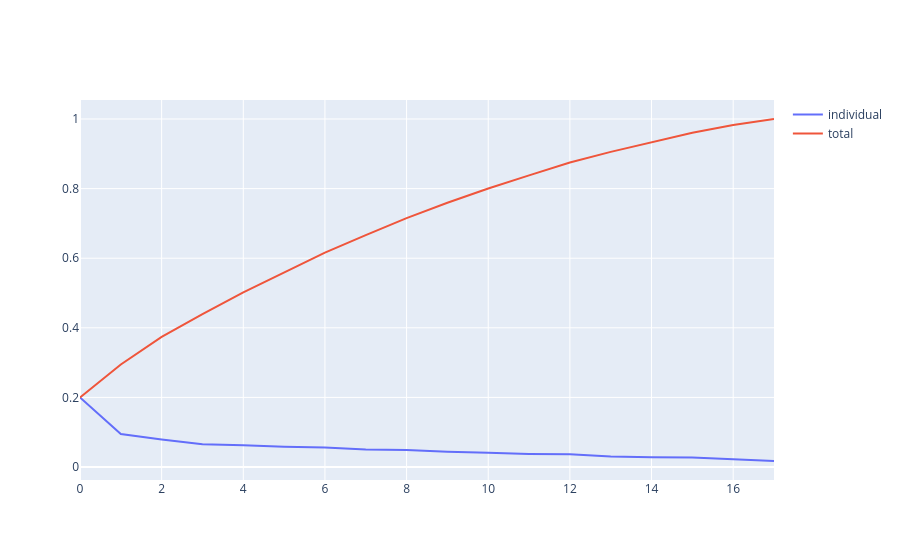

Here is the notebook cell this chart was saved with:
### Markdown cell above
Indeed they are.  It looks like the first principal component explains about 20% of the variability, the second explains about 9%, and so on.  Let's plot these.  In addition, let's plot the total variability explained by a component or earlier - meaning, what variability is explained in total by the first component, then the first two components together, then the first three components together, etc.

### Code cell
import plotly.graph_objects as go
trace1=go.Scatter(y=pca.explained_variance_ratio_,mode='lines',name='individual')
totalexplained=[sum(pca.explained_variance_ratio_[:i]) for i in range(1,19)]
trace2=go.Scatter(y=totalexplained,mode='lines',name='total')
fig=go.Figure(data=[trace1,trace2])
fig.show()

### Figure 1 — Plotly figure (JSON) as saved in the notebook; plotly's stock layout.template omitted (floating-point values rounded to 4 significant figures)
{"data": [{"mode": "lines", "name": "individual", "type": "scatter", "y": [0.1998, 0.0949, 0.07941, 0.06544, 0.06222, 0.05796, 0.05622, 0.0503, 0.0491, 0.04396, 0.04109, 0.03773, 0.03684, 0.03054, 0.02784, 0.02709, 0.02228, 0.01731]}, {"mode": "lines", "name": "total", "type": "scatter", "y": [0.1998, 0.2947, 0.3741, 0.4395, 0.5017, 0.5597, 0.6159, 0.6662, 0.7153, 0.7593, 0.8004, 0.8381, 0.8749, 0.9055, 0.9333, 0.9604, 0.9827, 1.0]}], "layout": {}}
